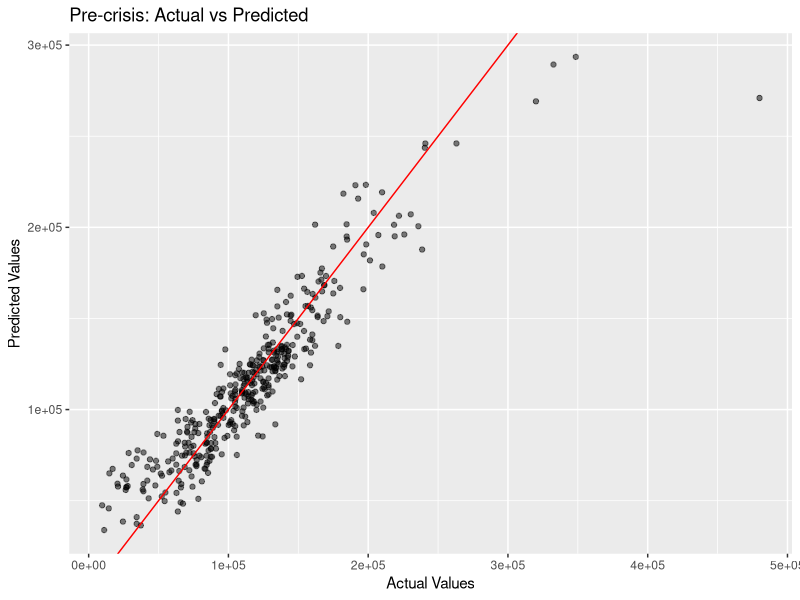
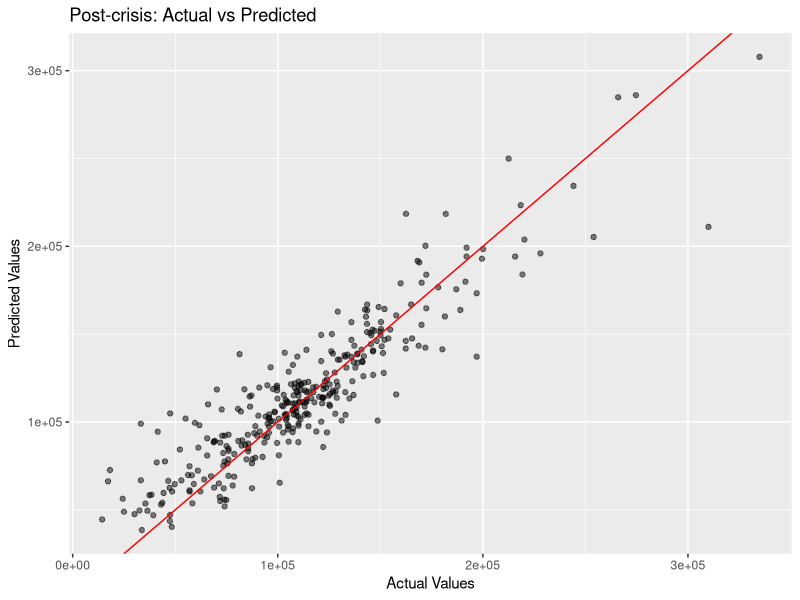

These charts were generated, in order, by the following R code:
## ---- chunk 1
library(tidyverse)
library(randomForest)
library(Metrics)
library(caret)
library(ggplot2)
## ---- chunk 2
pre_crisis_data <- read.csv("PreCrisisCV.csv")
post_crisis_data <- read.csv("PostCrisisCV.csv")
test_data <- read.csv("OnMarketTest-1.csv")
## ---- chunk 3
head(pre_crisis_data)
## ---- chunk 4
head(post_crisis_data)
## ---- chunk 5
head(test_data)
## ---- chunk 6
# Split the pre-crisis data into training and validation sets
set.seed(42)
sample_index_pre <- sample(seq_len(nrow(pre_crisis_data)), 0.8 * nrow(pre_crisis_data))
x_train_pre <- pre_crisis_data[sample_index_pre, !(colnames(pre_crisis_data) %in% c("Price", "Property"))]
y_train_pre <- pre_crisis_data[sample_index_pre, "Price"]
x_val_pre <- pre_crisis_data[-sample_index_pre, !(colnames(pre_crisis_data) %in% c("Price", "Property"))]
y_val_pre <- pre_crisis_data[-sample_index_pre, "Price"]

# Train a RandomForest regressor on pre-crisis data
model_pre <- randomForest(x_train_pre, y_train_pre, ntree=50, mtry=2, importance=TRUE)
y_pred_pre <- predict(model_pre, x_val_pre)
mae_pre <- mae(y_val_pre, y_pred_pre)
mse_pre <- mse(y_val_pre, y_pred_pre)
r2_pre <- postResample(y_pred_pre, y_val_pre)[2]
## ---- chunk 7
cat("Pre-crisis Metrics:", "\n Mean Absolute Error: ", mae_pre, "\n Mean Squared Error: ", mse_pre, "\n R Squared: ", r2_pre, "\n")
## ---- chunk 8
# For pre-crisis model
df_pre <- data.frame(Actual = y_val_pre, Predicted = y_pred_pre)

# Plot for pre-crisis model
p_pre <- ggplot(df_pre, aes(x = Actual, y = Predicted)) +
  geom_point(alpha=0.5) +
  geom_abline(intercept = 0, slope = 1, color = "red") +
  ggtitle("Pre-crisis: Actual vs Predicted") +
  xlab("Actual Values") + ylab("Predicted Values")
## ---- chunk 9
print(p_pre)
## ---- chunk 10
# Split the post-crisis data into training and validation sets
sample_index_post <- sample(seq_len(nrow(post_crisis_data)), 0.8 * nrow(post_crisis_data))
x_train_post <- post_crisis_data[sample_index_post, !(colnames(post_crisis_data) %in% c("Price", "Property"))]
y_train_post <- post_crisis_data[sample_index_post, "Price"]
x_val_post <- post_crisis_data[-sample_index_post, !(colnames(post_crisis_data) %in% c("Price", "Property"))]
y_val_post <- post_crisis_data[-sample_index_post, "Price"]

# Train a RandomForest regressor on post-crisis data
model_post <- randomForest(x_train_post, y_train_post, ntree=50, mtry=2, importance=TRUE)
y_pred_post <- predict(model_post, x_val_post)
mae_post <- mae(y_val_post, y_pred_post)
mse_post <- mse(y_val_post, y_pred_post)
r2_post <- postResample(y_pred_post, y_val_post)[2]
## ---- chunk 11
cat("Post-crisis Metrics:", "\n Mean Absolute Error: ", mae_post, "\n Mean Squared Error: ", mse_post, "\n R Squared: ", r2_post, "\n")
## ---- chunk 12
# For post-crisis model
df_post <- data.frame(Actual = y_val_post, Predicted = y_pred_post)

# Plot for post-crisis model
p_post <- ggplot(df_post, aes(x = Actual, y = Predicted)) +
  geom_point(alpha=0.5) +
  geom_abline(intercept = 0, slope = 1, color = "red") +
  ggtitle("Post-crisis: Actual vs Predicted") +
  xlab("Actual Values") + ylab("Predicted Values")
## ---- chunk 13
print(p_post)
## ---- chunk 14
# Predict on the test set using the post-crisis model
x_test <- test_data[, !(colnames(test_data) %in% c("Price", "Property"))]
predicted_prices_post <- predict(model_post, x_test)

# Descriptive statistics for the predicted prices using the post-crisis model
predicted_prices_summary_post <- summary(predicted_prices_post)
print(predicted_prices_summary_post)
